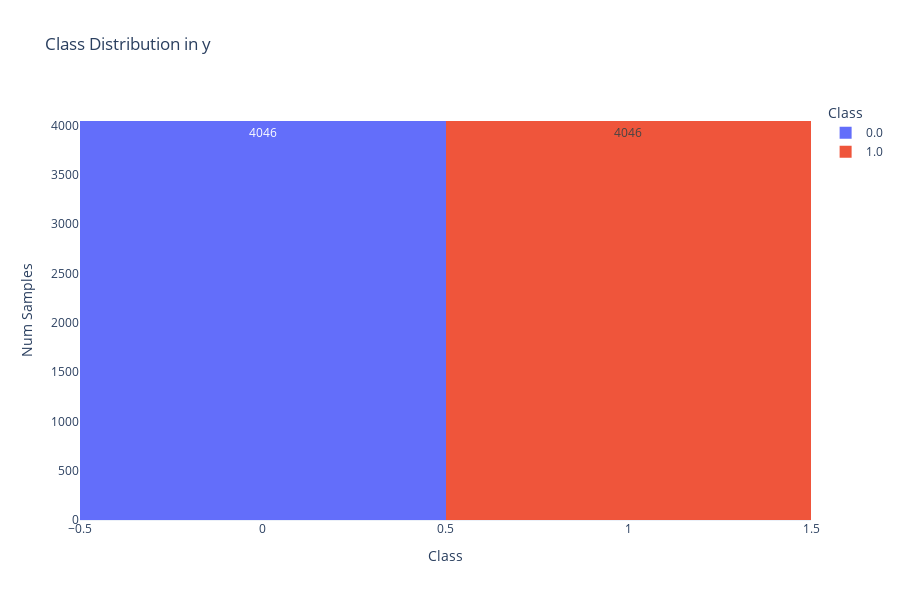

Write notebook code for a chart like this one.
### Code cell
fig_y = px.histogram(y_under, x=187, title="Class Distribution in y", 
                     text_auto=True, labels={"x": "Class Labels", "y": "Number of Samples"}, color = 187)

fig_y.update_layout(
    xaxis_title="Class",
    yaxis_title="Num Samples",
    legend_title="Class",
    template="plotly_white",
    height=600
)

fig_y.show()

### Figure 1 — Plotly figure (JSON) as saved in the notebook; plotly's stock layout.template omitted (floating-point values rounded to 4 significant figures; data arrays with more than 128 entries replaced by an {"elided": "..."} marker saying what was removed)
{"data": [{"alignmentgroup": "True", "bingroup": "x", "hovertemplate": "187=%{x}<br>count=%{y}<extra></extra>", "legendgroup": "0.0", "marker": {"color": "#636efa", "pattern": {"shape": ""}}, "name": "0.0", "offsetgroup": "0.0", "orientation": "v", "showlegend": true, "texttemplate": "%{value}", "type": "histogram", "x": {"elided": "4046 int values"}, "xaxis": "x", "yaxis": "y"}, {"alignmentgroup": "True", "bingroup": "x", "hovertemplate": "187=%{x}<br>count=%{y}<extra></extra>", "legendgroup": "1.0", "marker": {"color": "#EF553B", "pattern": {"shape": ""}}, "name": "1.0", "offsetgroup": "1.0", "orientation": "v", "showlegend": true, "texttemplate": "%{value}", "type": "histogram", "x": {"elided": "4046 int values"}, "xaxis": "x", "yaxis": "y"}], "layout": {"barmode": "relative", "height": 600, "legend": {"title": {"text": "Class"}, "tracegroupgap": 0}, "title": {"text": "Class Distribution in y"}, "xaxis": {"anchor": "y", "categoryarray": [0, 1], "categoryorder": "array", "domain": [0, 1], "title": {"text": "Class"}}, "yaxis": {"anchor": "x", "domain": [0, 1], "title": {"text": "Num Samples"}}}}
